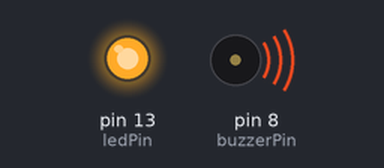
Recording of a sketch running on a simulated Arduino Uno, built with avr-gcc and run on an emulated ATmega328P. Shown: output pins drawn as LEDs (lit = HIGH), buzzer (waves = sounding).

Above: at 0.2 s.
At 5.8 s:
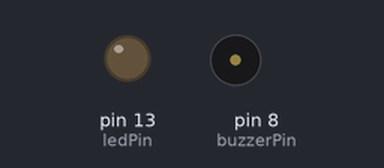
Timing chart, 0 to 7.4 s (numbered marks = the images above):
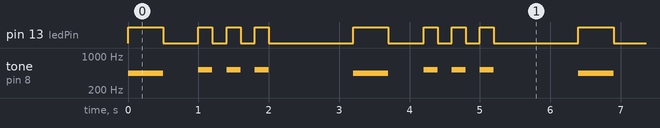

Measured:
- by itself, pin 13 (ledPin): repeats every 3.2 s: LOW 0.50 s, 2 × (HIGH 0.20 s, LOW 0.20 s), HIGH 0.20 s, LOW 1.2 s, HIGH 0.50 s
- by itself, tone on pin 8 (buzzerPin): repeats every 3.2 s: silent 0.50 s, 2 × (523 Hz 0.20 s, silent 0.20 s), 523 Hz 0.20 s, silent 1.2 s, 440 Hz 0.50 s

The sketch:

led_buzzer_control.ino
```cpp
// 定義引腳
const int ledPin = 13;       // 內建 LED 引腳
const int buzzerPin = 8;     // 有源蜂鳴器引腳

void setup() {
  // 設定引腳模式
  pinMode(ledPin, OUTPUT);
  pinMode(buzzerPin, OUTPUT);
}

void loop() {
  // LED 閃爍
  digitalWrite(ledPin, HIGH); // LED 打開
  tone(buzzerPin, 440, 500);  // 蜂鳴器播放 A4 音符 (440 Hz) 持續 500 毫秒
  delay(500);                 // 等待 500 毫秒
  digitalWrite(ledPin, LOW);  // LED 關閉
  delay(500);                 // 等待 500 毫秒

  // LED 快速閃爍
  for (int i = 0; i < 3; i++) {
    digitalWrite(ledPin, HIGH);
    tone(buzzerPin, 523, 200); // 蜂鳴器播放 C5 音符 (523 Hz) 持續 200 毫秒
    delay(200);
    digitalWrite(ledPin, LOW);
    delay(200);
  }

  // 停頓 1 秒
  delay(1000);
}
```
